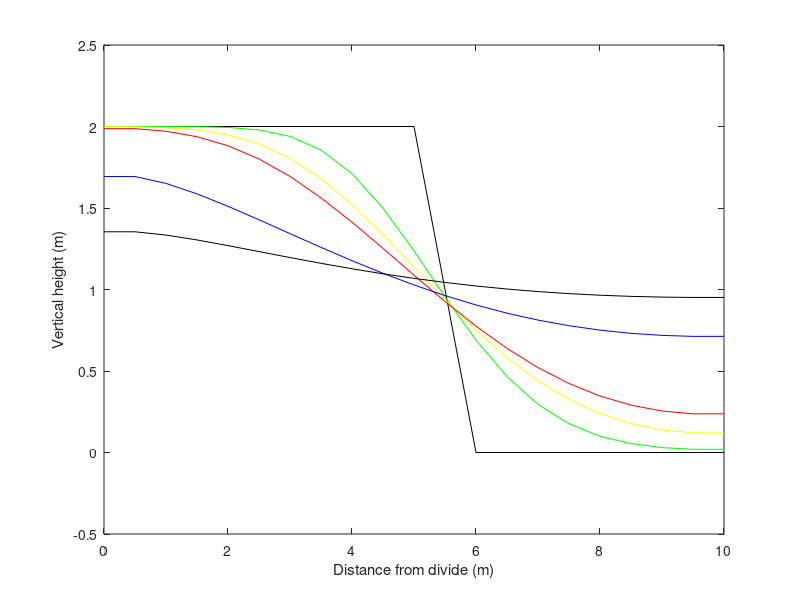

Write the MATLAB code that produced this figure.
#Author: Jesse Hahm

clear all
close all

C = 5*10^-12;           %coefficient for distributed process, m^2 s^-1
C = C *60*60*24*365;    %to m^2/year
D = 5*10^-12;           %coefficient for slope length process, m s^-1
D = D *60*60*24*365;    %to m^2/year
timeStep = 10; %years                 
Z(1,:) = [2,2,2,2,2,2,2,2,2,2,2,1,0,0,0,0,0,0,0,0,0];   %elevation, m
delX = 0.5; % m
X = 0:delX:10;    %x-distance, m

for t = 1:20000/timeStep    %time
    for i = 2:20
        Z(t+1,i) = Z(t,i) + ((X(i)*D+C)*(Z(t,i+1)-2*Z(t,i)+Z(t,i-1))*timeStep/(delX)^2) + (D*(Z(t,i+1)-Z(t,i-1))*timeStep/(2*delX));
    end
    Z(t+1,1) = Z(t+1,2);  %left most boundary condition
    Z(t+1,21) = Z(t+1,20); %right most boundary condition
 %Z(t+1,1) = 2;  %left most boundary condition
  %  Z(t+1,21) = 0; %right most boundary condition

end
plot(X,Z(1,:),'k');
hold on
plot(X,Z(100,:),'g');
hold on
plot(X,Z(200,:),'y');
hold on
plot(X,Z(300,:),'r');
hold on
plot(X,Z(1000,:),'b');
plot(X,Z(2000,:),'k');

ylim([-.5,2.5]);
% Create xlabel
xlabel('Distance from divide (m)');

% Create ylabel
ylabel('Vertical height (m)');

nodeAtTopOfScarp = Z(2000,11)
interfluveCurvature = (Z(2000,2)-2*Z(2000,3)+Z(2000,4))/delX^2
interfluveErosion = Z(1,1)-Z(2000,1)
